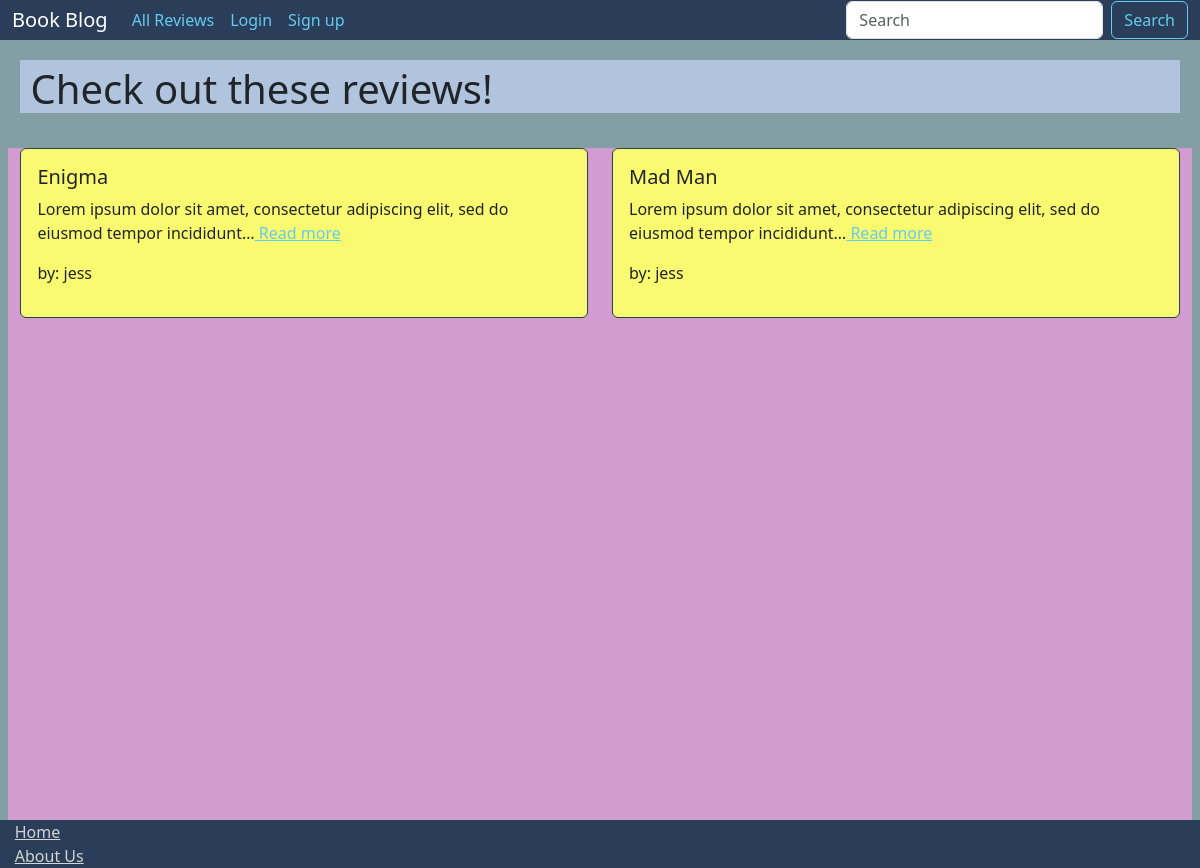
The page /posts/ on the database as committed earlier.
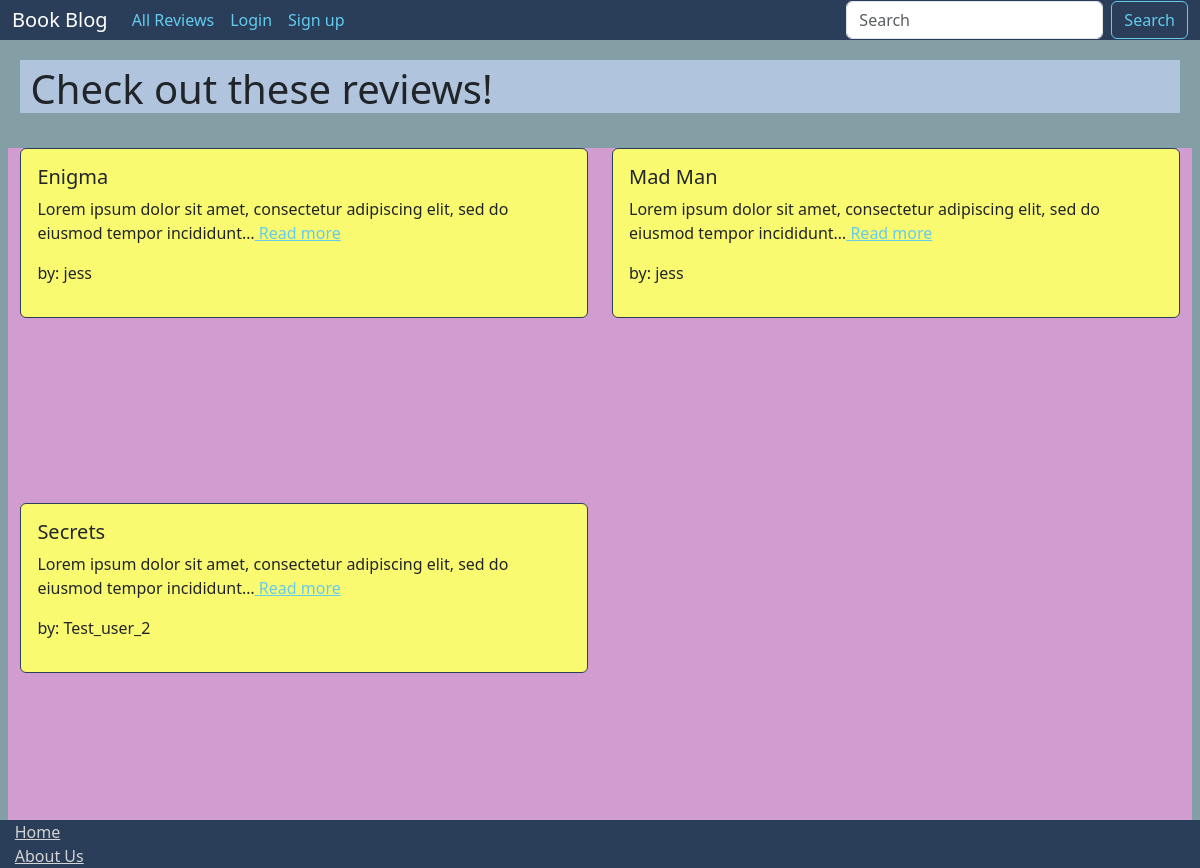
The same page on the database as committed later.
### posts/models.py (models this page shows, shortened)
class Post(models.Model):
    book_title = models.CharField(max_length=128)
    book_author = models.CharField(max_length=128)
    body = models.TextField()
    post_author = models.ForeignKey(
        get_user_model(),
        on_delete=models.CASCADE)
    created_on = models.DateTimeField(auto_now_add=True)
    status = models.ForeignKey(
        Status,
        on_delete = models.CASCADE,
        null=True, default=None
    )

### accounts/models.py (models this page shows)
class CustomUser(AbstractUser):
    bio = models.TextField(blank=True)
    profile_image = models.ImageField(upload_to='profile_images/', blank=True)

### posts/views.py (the view, shortened to what this page needs)
# urls.py: path("", views.PostListView.as_view(), name ='list'),
class PostListView(ListView):
    template_name = "posts/lists.html"
    model = Post

### templates/posts/lists.html (shortened to what this page needs)
{% extends 'base.html' %}
{% load static %}
{% block content %}
<div class="h1_btnTrio">
    <div class="page_h1">
        <h1>Check out these reviews!</h1>
    </div>
</div>
<div class="row">
    {% for post in post_list %}
        <div class="col-sm-6 mb-3 mb-sm-0">
            <div class="card mb-5">
                <div class="card-body">
                    <h5 class="card-title">{{ post.book_title }}</h5>
                    <p class="card-text">{{ post.body | truncatechars:90 }}<a href="{% url 'details' post.pk %}"> Read more</a></p>
                    {% if post.post_author == request.user %}
                        <a href="{% url 'edit' post.pk %}" class="btn btn-primary">Edit</a>
                        {% else %}
                        <p> by: {{ post.post_author }}</p>
                    {% endif %}
                </div>
            </div>
        </div>
    {% endfor %}
</div>
{% endblock %}

Rows that differ between the two databases and show on the page:
added Post: book_title "Secrets", body "Lorem ipsum dolor sit amet, consectetur adipiscing elit, sed do eiusmod tempor incididunt…", post_author "Test_user_2"
